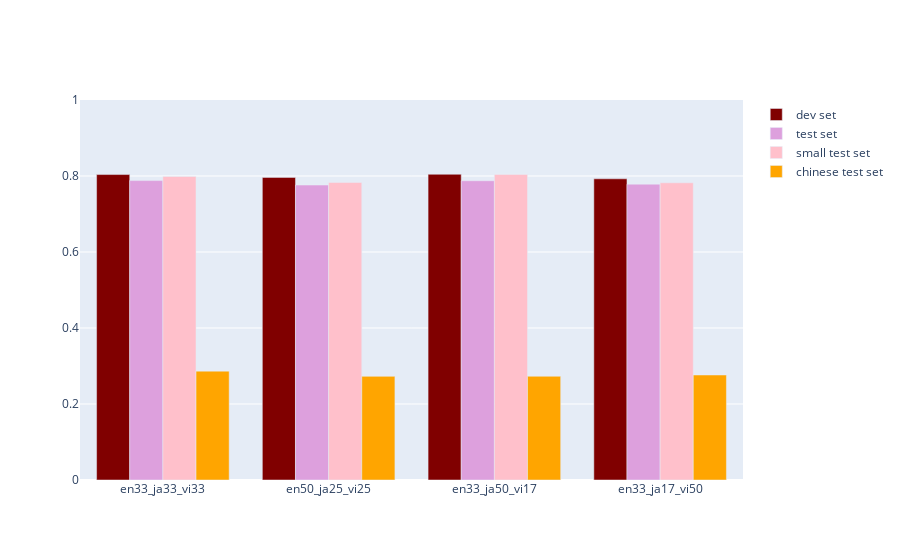

Source (notebook cell):
### Markdown cell above
We have to run the following code from the powershell:

python predict.py logs/udapter/2024.06.12_22.28.41_ultimate_en33_ja33_vi33/model.tar.gz data/ud/multilingual_ultimate_en33_ja33_vi33/test_chinese.conllu output_chinese_ultimate_en33_ja33_vi33.conllu --eval_file results_chinese_ultimate_en33_ja33_vi33.json ;

python predict.py logs/udapter/2024.06.14_09.49.50_ultimate_en50_ja25_vi25/model.tar.gz data/ud/multilingual_ultimate_en50_ja25_vi25/test_chinese.conllu output_chinese_ultimate_en50_ja25_vi25.conllu --eval_file results_chinese_ultimate_en50_ja25_vi25.json ;

python predict.py logs/udapter/2024.06.16_00.52.40_ultimate_en33_ja50_vi17/model.tar.gz data/ud/multilingual_ultimate_en33_ja50_vi17/test_chinese.conllu output_chinese_ultimate_en33_ja50_vi17.conllu --eval_file results_chinese_ultimate_en33_ja50_vi17.json ; 

python predict.py logs/udapter/2024.06.17_18.59.22_ultimate_en33_ja17_vi50/model.tar.gz data/ud/multilingual_ultimate_en33_ja17_vi50/test_chinese.conllu output_chinese_ultimate_en33_ja17_vi50.conllu --eval_file results_chinese_ultimate_en33_ja17_vi50.json

### Code cell
l = ["results_chinese_ultimate_en33_ja33_vi33.json",
"results_chinese_ultimate_en50_ja25_vi25.json",
"results_chinese_ultimate_en33_ja50_vi17.json",
"results_chinese_ultimate_en33_ja17_vi50.json"]

results_dev_test_testsmall_testchinese = []
n = 0
for file in l:
    f = open(file)
    data = json.load(f)
    f.close()
    results_dev_test_testsmall_testchinese.append(results_dev_test_testsmall[n]+[data["LAS"]["precision"]])
    n +=1

fig = go.Figure(data=[
    go.Bar(name='dev set', x=index, y=[d[0] for d in results_dev_test_testsmall_testchinese], marker_color = 'maroon'),
    go.Bar(name='test set', x=index, y=[d[1] for d in results_dev_test_testsmall_testchinese], marker_color = 'plum'),
    go.Bar(name='small test set', x=index, y=[d[2] for d in results_dev_test_testsmall_testchinese], marker_color = 'pink'),
    go.Bar(name='chinese test set', x=index, y=[d[3] for d in results_dev_test_testsmall_testchinese], marker_color = 'orange')
])

fig.update_layout(barmode='group')
fig.update_layout(yaxis_range=[0,1])
fig.show()

### Figure 1 — Plotly figure (JSON) as saved in the notebook; plotly's stock layout.template omitted (floating-point values rounded to 4 significant figures)
{"data": [{"marker": {"color": "maroon"}, "name": "dev set", "type": "bar", "x": ["en33_ja33_vi33", "en50_ja25_vi25", "en33_ja50_vi17", "en33_ja17_vi50"], "y": [0.8038, 0.7964, 0.8046, 0.7926]}, {"marker": {"color": "plum"}, "name": "test set", "type": "bar", "x": ["en33_ja33_vi33", "en50_ja25_vi25", "en33_ja50_vi17", "en33_ja17_vi50"], "y": [0.7879, 0.7762, 0.7875, 0.7785]}, {"marker": {"color": "pink"}, "name": "small test set", "type": "bar", "x": ["en33_ja33_vi33", "en50_ja25_vi25", "en33_ja50_vi17", "en33_ja17_vi50"], "y": [0.7988, 0.783, 0.8041, 0.7822]}, {"marker": {"color": "orange"}, "name": "chinese test set", "type": "bar", "x": ["en33_ja33_vi33", "en50_ja25_vi25", "en33_ja50_vi17", "en33_ja17_vi50"], "y": [0.2865, 0.2727, 0.273, 0.2763]}], "layout": {"barmode": "group", "yaxis": {"range": [0, 1]}}}
